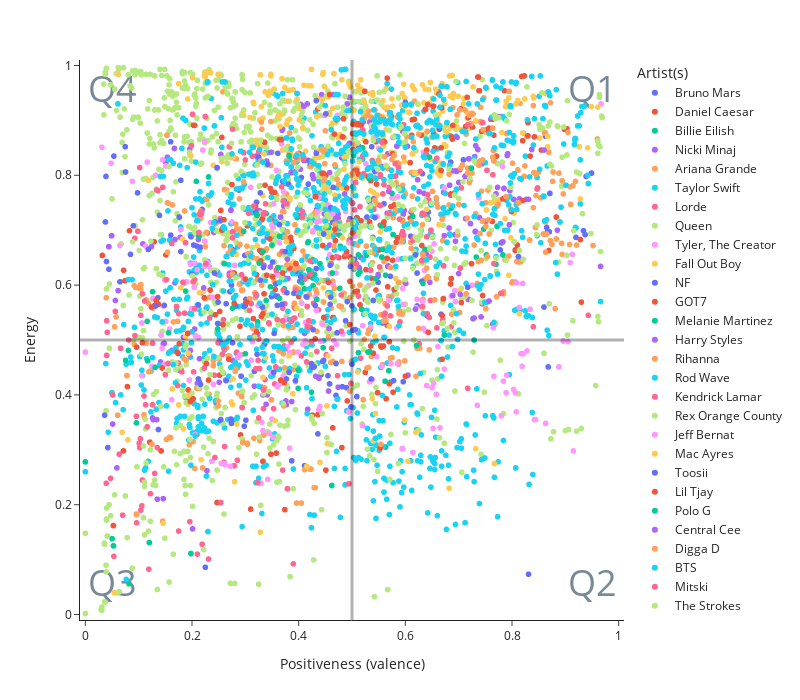

Notebook source saved alongside this figure:
### Code cell
##Decide whether you want the plot to have 
# all of the artists,
# two random artists from the list, or 
# particular artists you name.

# Choose your option by making that variable = 1 and the others = 0
random=0
all=1
particular=0

#RANDOM artist comparison
if random==1:
    all=0
    particular=0
    random1=allnames.sample()
    random2=allnames.sample()
    artist_names=[random1.iloc[0],random2.iloc[0]]

#ALL artists
if all==1:
    random=0
    particular=0
    artist_names=uniquenames

##If you want to choose PARTICULAR artists, enter those artist names here
# in single quotes and separated by commas, spelling counts!
if particular==1:
    all=0
    random=0
    #artist_names=[]
    artist_names=['Toosii','Fall Out Boy', 'Mitski','Jeff Bernat','Taylor Swift']

#Here, we filter the data based on your selections above.
datafilter=dataset.loc[dataset['artist_name'].isin(artist_names)]

#Now that you've selected which data we want to plot, let's work on the plot itself.    
    
#This section plots the data using a software called plotly, from the pandas dataframe "dataset".
fig = px.scatter(datafilter,x="valence", y="energy",hover_data=['track_name'],color="artist_name", 
                 labels={"track_name":"Song Title","valence":"Positiveness (valence)",
                         "energy":"Energy","artist_name":"Artist(s)"},
                width=800,height=700)

#Set axes and labels for axes
fig.update_yaxes(range=[-0.01, 1.01])
fig.update_xaxes(range=[-0.01, 1.01])
fig.update_xaxes(title_text='Positiveness (valence)')
fig.update_yaxes(title_text='Energy')
#Add quadrant dividing lines
fig.add_hline(y=0.5, line_width=3)
fig.add_vline(x=0.5, line_width=3)
#Label the quadrants
#If you want to label your quadrants with your own descriptions, add them 
# here in the text=["Q1", "Q2", "Q3","Q4"] lines, 
# replacing the Q1 or Q2 or Q3 or Q4 with what you want that quadrant to say on it.
fig.add_trace(go.Scatter(
    x=[0.95],#These x-coordinates tell you where the text will be. 
    y=[0.95],#These y-coordinates tell you where the text will be. 
    mode="text",
    name="Text",
    text=["Q1"],#This is the line which says what text to print on the graph.
    textfont=dict(size=36,color="lightslategrey"),
    textposition="middle center",showlegend=False
))

fig.add_trace(go.Scatter(
    x=[0.95],#These x-coordinates tell you where the text will be. 
    y=[0.05],#These y-coordinates tell you where the text will be. 
    mode="text",
    name="Text",
    text=["Q2"],#This is the line which says what text to print on the graph.
    textfont=dict(size=36,color="lightslategrey"),
    textposition="middle center",showlegend=False
))
fig.add_trace(go.Scatter(
    x=[0.05],#These x-coordinates tell you where the text will be. 
    y=[0.05],#These y-coordinates tell you where the text will be. 
    mode="text",
    name="Text",
    text=["Q3"],#This is the line which says what text to print on the graph.
    textfont=dict(size=36,color="lightslategrey"),
    textposition="middle center",showlegend=False
))
fig.add_trace(go.Scatter(
    x=[0.05],#These x-coordinates tell you where the text will be. 
    y=[0.95],#These y-coordinates tell you where the text will be. 
    mode="text",
    name="Text",
    text=["Q4"],#This is the line which says what text to print on the graph.
    textfont=dict(size=36,color="lightslategrey"),
    textposition="middle center",showlegend=False
))


#There are several default layouts you can choose from
fig.update_layout(template="simple_white")

#Save plot as html file and open in browser.
if all==1:
    fig.write_html('all'+'.html', auto_open=True)
if random==1:
    fig.write_html(''.join(artist_names)+'.html', auto_open=True)
if particular==1:
    fig.write_html(''.join(artist_names)+'.html', auto_open=True)
#Show plot below in python.
fig.show()
